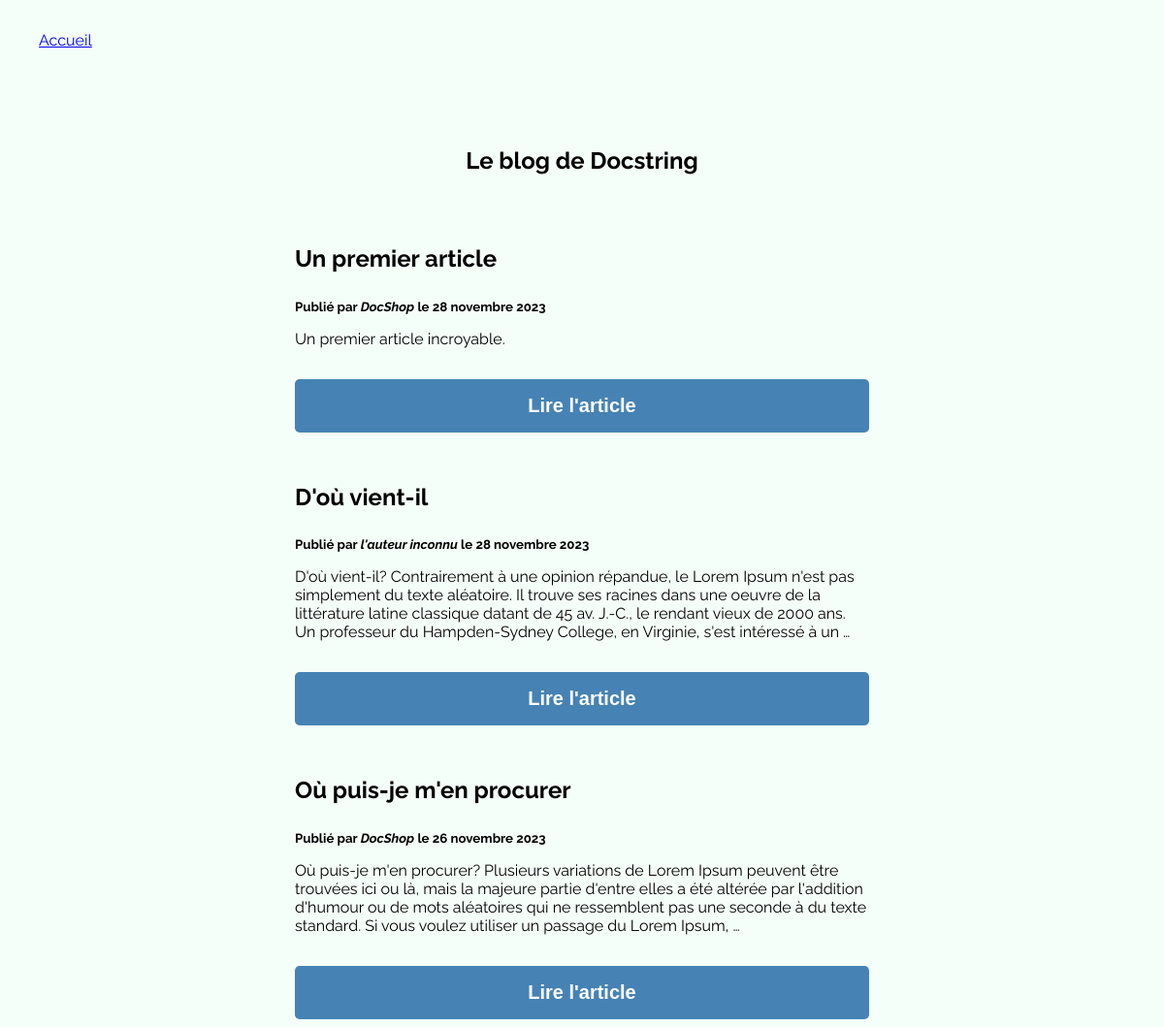
Screenshot of /blog/ with the database file from the repository.
### posts/models.py (models this page shows, shortened)
class BlogPost(models.Model):
    title = models.CharField(max_length=255, unique=True, verbose_name="Titre")
    slug = models.SlugField(max_length=255, unique=True, blank=True)
    author = models.ForeignKey(User, on_delete=models.SET_NULL, null=True, blank=True)
    last_updated = models.DateTimeField(auto_now=True)
    created_on = models.DateField(blank=True, null=True)
    published = models.BooleanField(default=False, verbose_name="Publié")
    content = models.TextField(blank=True, verbose_name="Contenu")
    thumbnail = models.ImageField(blank=True, upload_to='blog')
    class Meta:
        ordering = ['-created_on']
        verbose_name = "Article"
    @property
    def author_or_default(self):
            return self.author.username if self.author else "l'auteur inconnu"

### posts/views.py (the view)
# urls.py: path('', BlogHome.as_view(), name='home'),
class BlogHome(ListView):
    model = BlogPost
    context_object_name = "posts"
    def get_queryset(self):
        queryset = super().get_queryset()
        if self.request.user.is_authenticated:
            return queryset
        return queryset.filter(published=True)

### posts/templates/posts/blogpost_list.html (shortened to what this page needs)
{% extends 'base.html' %}
{% block content %}
    <h1>Le blog de Docstring</h1>
    {% for post in posts %}
        <article>
        <div class="post-title">
            <h2>{{ post.title }}</h2>
        </div>
            <h5 class="post-author">Publié par <i>{{ post.author_or_default }}</i> le {{ post.created_on|date:'j F Y' }}</h5>
            <p class="post-excerpt">{{ post.content|safe|truncatewords:50 }}</p>
            <form action="{% url 'posts:post' slug=post.slug %}">
                <button class="btn btn-submit"> Lire l'article</button>
            </form>
        </article>
    {% endfor %}
{% endblock %}

### posts/static/css/style.css (style rules this page uses)
body { font-family: 'Raleway', sans-serif; background-color: mintcream; }
#blog article { width: 50%; margin-top:2rem; }
.post-title { display: flex; align-items: center; }
.post-author { margin: .5rem 0; }
.post-excerpt { margin-bottom: 1rem; }
.btn { padding: 1rem; border: none; font-weight: 600; font-size: 1.25rem; border-radius: .3rem; color: white; width:100%; margin-top: 1rem; cursor: pointer; }
.btn-submit { background-color: steelblue; }

### rows the page displays
BlogPost: title "Un premier article", author_or_default "DocShop", created_on "28 novembre 2023", content "Un premier article incroyable."
BlogPost: title "D'où vient-il", author_or_default "l'auteur inconnu", created_on "28 novembre 2023", content "D'où vient-il? Contrairement à une opinion répandue, le Lorem Ipsum n'est pas simplement du texte aléatoire. Il trouve ses racines dans une oeuvre de la littérature latine classique datant de 45 av. J.-C., le rendant vieux de 2000 ans. Un professeur du Hampden-Sydney College, en Virginie, s'est intéressé à un …"
BlogPost: title "Où puis-je m'en procurer", author_or_default "DocShop", created_on "26 novembre 2023", content "Où puis-je m'en procurer? Plusieurs variations de Lorem Ipsum peuvent être trouvées ici ou là, mais la majeure partie d'entre elles a été altérée par l'addition d'humour ou de mots aléatoires qui ne ressemblent pas une seconde à du texte standard. Si vous voulez utiliser un passage du Lorem Ipsum, …"
